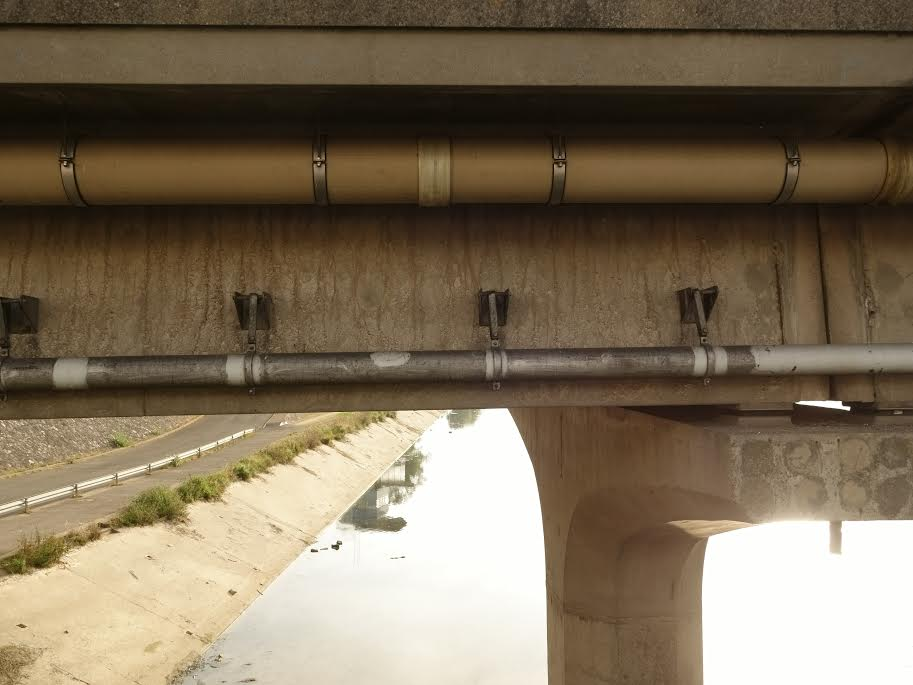
//> input picture templateMatching/img.jpg, 913 x 685 px, given in place of shapes.mp4, which was not available
$ ./main   (built with g++ and OpenCV 4)
//> lines starting //> are read from the running program, lines starting //| are printed output that depends on the picture; after the words box and inside, x2 and y2 are one past the last pixel; in counts of white or black regions, pixels touching at a corner belong together; pictures that were not available may be replaced by others from this repository, and a replacement may not be noted
#include "opencv2/highgui/highgui.hpp"
#include "opencv2/imgproc/imgproc.hpp"
#include <iostream>
#include <stdio.h>
#include <stdlib.h>

using namespace cv;
using namespace std;

 Mat src_gray;
int thresh = 100;
int max_thresh = 255;
int threshold_value = 0;
int threshold_type = 3;;
int const max_value = 255;
int const max_type = 4;
int const max_BINARY_value = 255;
RNG rng(12345);

/// Function header
void thresh_callback();
int main( int argc, char** argv )
{
  /// Load source image and convert it to gray
   string filename = "../shapes.mp4";
    VideoCapture capture(filename);
    Mat frame;

    if( !capture.isOpened() )
        throw "Error when reading video";
     for( ; ; )
    {
        capture >> frame;
//> frame is the input picture: 685 rows x 913 cols, CV_8UC3; mean B, G, R 89.8, 111.2, 125.9
        if(frame.empty())
            break;
         cvtColor( frame, src_gray, CV_BGR2GRAY );
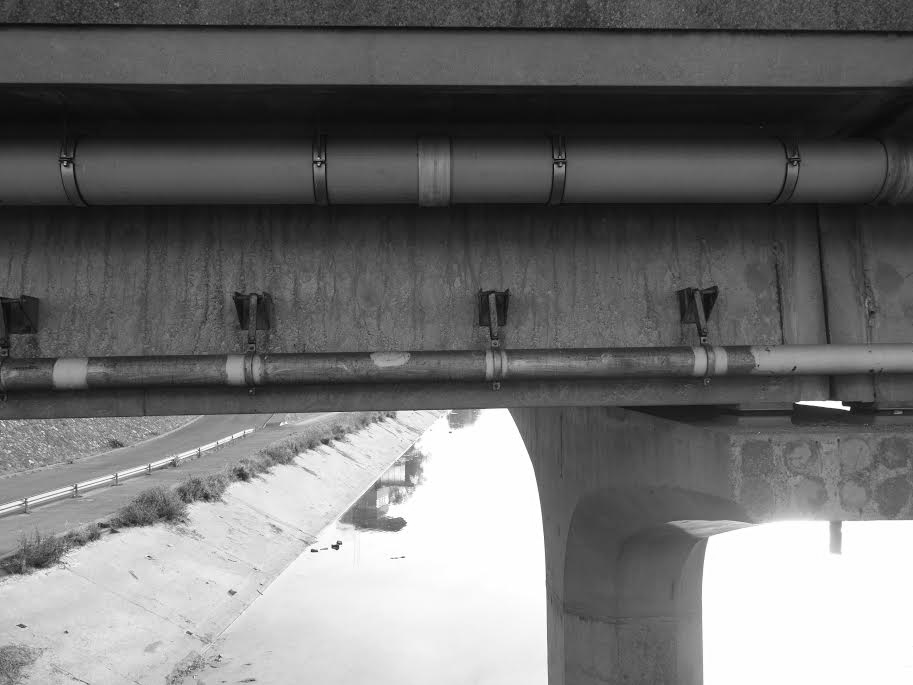
//> src_gray: 685 rows x 913 cols, CV_8UC1; min 2, max 255, mean 113.2
  		 blur( src_gray, src_gray, Size(3,3) );

  		/// Create Window
		string source_window = "Source";
  		namedWindow( source_window, CV_WINDOW_AUTOSIZE );
  		imshow( source_window, frame );
  		thresh_callback();
        waitKey(20); // waits to display frame
    }
    // releases and window destroy are automatic in C++ interface


  waitKey(0);
  return(0);
}

void thresh_callback()
{
  Mat canny_output;
  vector<vector<Point> > contours;
  vector<Point> anglescount;
  vector<Vec4i> hierarchy;

  /// Detect edges using canny
  Canny( src_gray, canny_output, thresh, thresh*2, 3 );
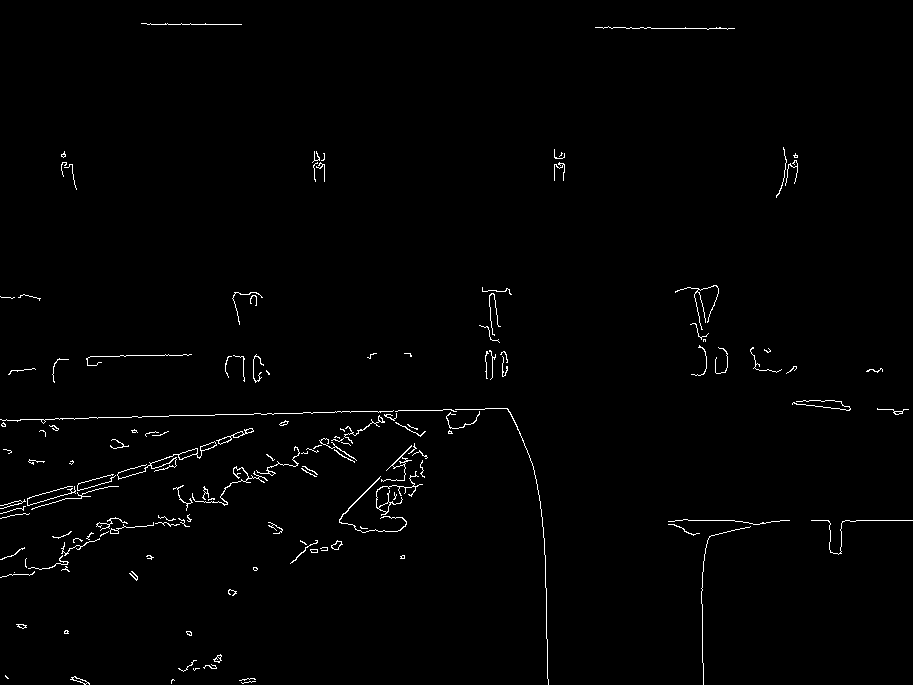
//> canny_output: 685 rows x 913 cols, CV_8UC1; 1.1% white in thin lines or dots
  /// Find contours
  findContours( canny_output, contours, hierarchy, CV_RETR_TREE, CV_CHAIN_APPROX_SIMPLE, Point(0, 0) );
//> contours = 172 contours, 147 with area under 20; largest, box (x1, y1, x2, y2) and area: (117, 441, 217, 480) 198, (216, 428, 254, 445) 126, (376, 471, 423, 516) 102, (381, 445, 412, 482) 102, (178, 448, 198, 460) 98

  /// Draw contours
  Mat drawing = Mat::zeros( canny_output.size(), CV_8UC3 );
  for( int i = 0; i< contours.size(); i++ )
     {
        approxPolyDP(contours[i],anglescount,0.01*arcLength(contours[i],true), true );
        cout<<"contours "<<anglescount.size()<<endl;
       Scalar color = Scalar( rng.uniform(0, 255), rng.uniform(0,255), rng.uniform(0,255) );
       if(anglescount.size()>2 && anglescount.size() <10)
       drawContours( drawing, contours, i, color, 2, 8, hierarchy, 0, Point() );
     }
//> this loop made 172 passes
//> anglescount on passes 6, 20: 4 Points (x, y): [5, 675], [5, 676], [7, 678], [8, 678], 1 Point (x, y): [14, 572]
//| contours 18
//| contours 7
//| contours 20
//| contours 12
//| contours 14
//| contours 4
//| contours 9
//| contours 18
//> (output is shown up to pass 8 of 172)
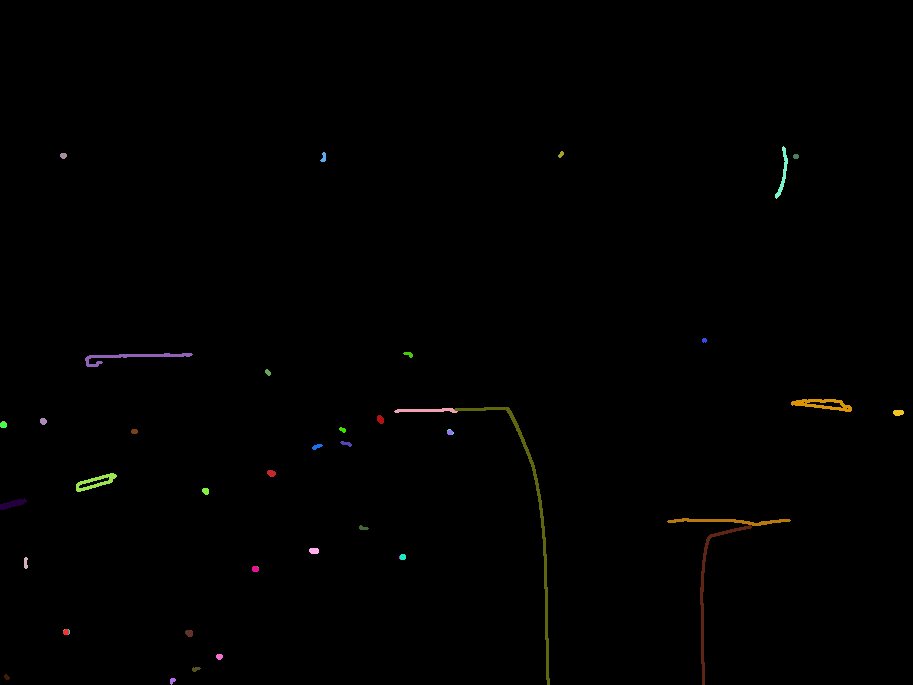
//> drawing: 685 rows x 913 cols, CV_8UC3; mean B, G, R 0.5, 0.9, 1
//> after the loop, anglescount = 2 Points (x, y): [141, 23], [241, 24]

  /// Show in a window
  namedWindow( "Contours", CV_WINDOW_AUTOSIZE );
  imshow( "Contours", drawing );
}
